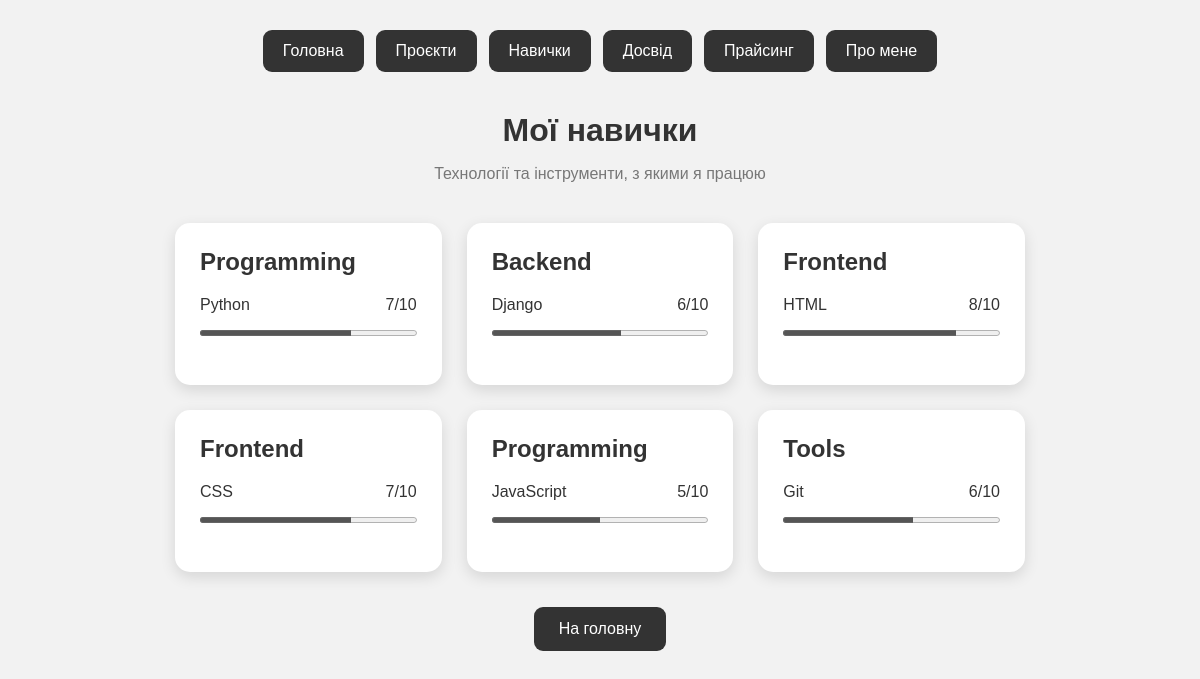
The page /asd/skill/ on the database its author committed.
### firstapp/models.py (models this page shows, shortened)
class Skill(models.Model):
    name = models.CharField(max_length=200, verbose_name="Ім'я")
    lvlpossesses = models.IntegerField(verbose_name="Від 1 до 10")
    category = models.CharField(max_length=200, verbose_name="Категорія")

### firstapp/views.py (the view)
# urls.py: path('skill/', views.skill, name='skill'),
def skill(request):
    skills = Skill.objects.all()
    return render(request, "skills.html", {"skills": skills})

### templates/skills.html (shortened to what this page needs)
<!DOCTYPE html>
<html lang="uk">
<head>
</head>
<body>
    <nav>
        <a href="{% url 'home' %}">Головна</a>
        <a href="{% url 'project' %}">Проєкти</a>
        <a href="{% url 'skill' %}">Навички</a>
        <a href="{% url 'expirience' %}">Досвід</a>
        <a href="{% url 'pricing' %}">Прайсинг</a>
        <a href="{% url 'about' %}">Про мене</a>
    </nav>
    <h1>Мої навички</h1>
    <p class="subtitle">
        Технології та інструменти, з якими я працюю
    </p>
    <div class="skills-container">
        {% for skill in skills %}
            <div class="skill-card">
                <h2>{{ skill.category }}</h2>
                <div class="skill">
                    <div class="skill-info">
                        <span>{{ skill.name }}</span>
                        <span>{{ skill.lvlpossesses }}/10</span>
                    </div>
                    <div class="progress">
                        <div class="progress">
                            <progress max="10" value="{{ skill.lvlpossesses }}"></progress>
                        </div>
                    </div>
                </div>
            </div>
        {% empty %}
            <div class="skill-card">
                <h2>Навички</h2>
                <p>Навички поки не додані.</p>
            </div>
        {% endfor %}
    </div>
    <a href="{% url 'home' %}" class="back">
        На головну
    </a>
</body>
</html>

### templates/skills.html (style rules this page uses)
* { box-sizing: border-box; }
body { margin: 0; padding: 30px 20px; font-family: Arial, sans-serif; background: #f2f2f2; color: #333; }
nav { display: flex; justify-content: center; flex-wrap: wrap; gap: 12px; margin-bottom: 40px; }
nav a { padding: 12px 20px; background: #333; color: white; text-decoration: none; border-radius: 9px; transition: .3s; }
h1 { text-align: center; margin-bottom: 15px; }
.subtitle { text-align: center; color: #777; margin-bottom: 40px; }
.skills-container { max-width: 850px; margin: auto; display: grid; grid-template-columns: repeat(auto-fit, minmax(250px, 1fr)); gap: 25px; }
.skill-card { background: white; padding: 25px; border-radius: 15px; box-shadow: 0 5px 15px rgba(0,0,0,.12); transition: .3s; }
.skill-card h2 { margin-top: 0; }
.skill { margin: 20px 0; }
.skill-info { display: flex; justify-content: space-between; margin-bottom: 8px; }
.progress { width: 100%; }
.progress progress { width: 100%; height: 12px; accent-color: #555; }
.back { display: block; width: fit-content; margin: 35px auto 0; padding: 13px 25px; background: #333; color: white; text-decoration: none; border-radius: 9px; transition: .3s; }

### rows shown on the page
Skill: category "Programming", name "Python", lvlpossesses "7"
Skill: category "Backend", name "Django", lvlpossesses "6"
Skill: category "Frontend", name "HTML", lvlpossesses "8"
Skill: category "Frontend", name "CSS", lvlpossesses "7"
Skill: category "Programming", name "JavaScript", lvlpossesses "5"
Skill: category "Tools", name "Git", lvlpossesses "6"
